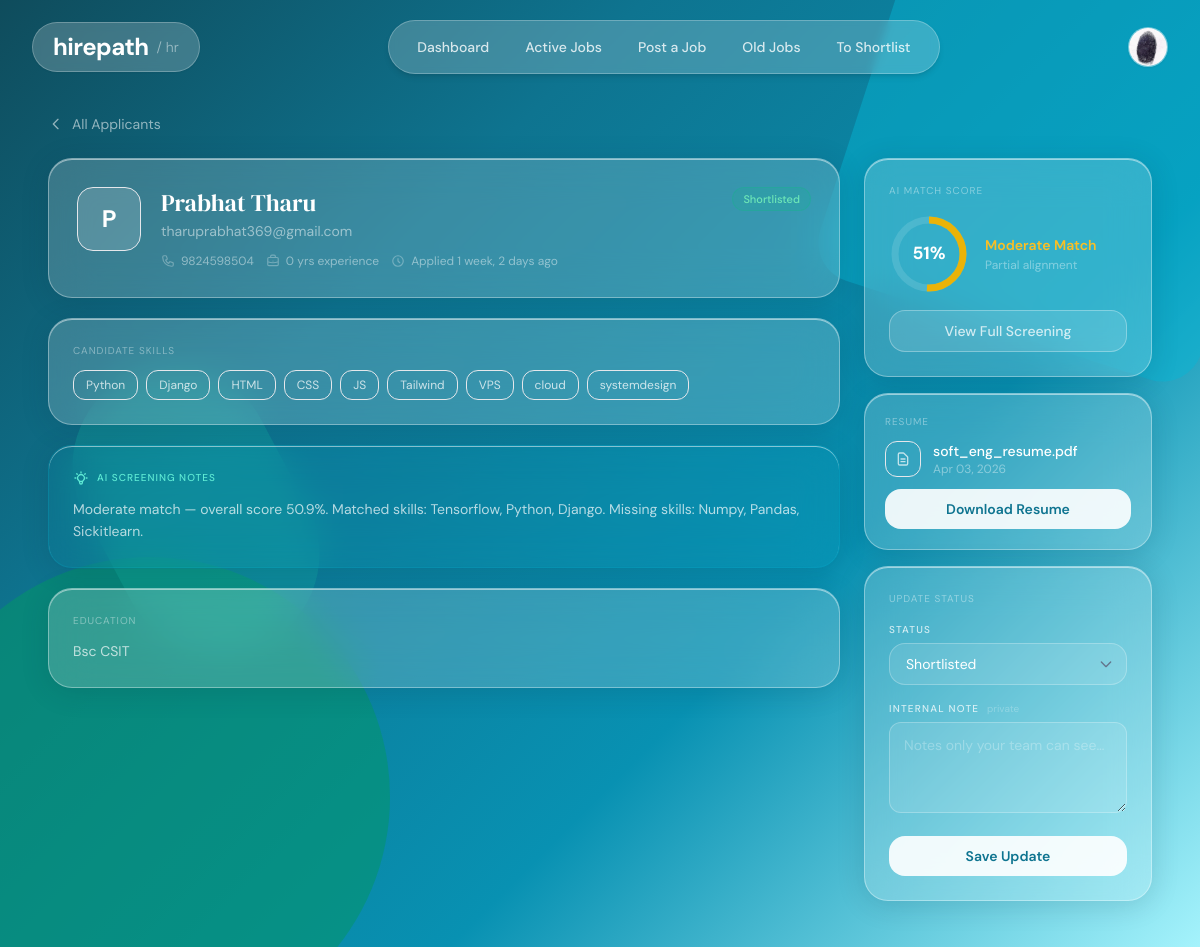
The page /applications/1/ (signed in) on the database its author committed.
### accounts/models.py (models this page shows, shortened)
class CompanyProfile(models.Model):
    user         = models.OneToOneField(User, on_delete=models.CASCADE)
    phone           = models.CharField(max_length=20, blank=True)
    company_name = models.CharField(max_length=255)
    description  = models.TextField()
    website      = models.URLField(blank=True, null=True)
    location     = models.CharField(max_length=255, blank=True, null=True)
    logo         = models.ImageField(upload_to='company_logos/', blank=True, null=True)

class CandidateProfile(models.Model):
    user            = models.OneToOneField(User, on_delete=models.CASCADE)
    phone           = models.CharField(max_length=20, blank=True)
    about           = models.TextField(blank=True)
    education       = models.TextField(blank=True)
    experience      = models.IntegerField(default=0)
    skills          = models.TextField(blank=True)
    profile_picture = models.ImageField(
                        upload_to='profile_pictures/',
                        blank=True,
                        null=True,
                      )

### applications/models.py (models this page shows, shortened)
class Application(models.Model):
    class Status(models.TextChoices):
        PENDING     = "pending",     "Pending Review"
        REVIEWED    = "reviewed",    "Reviewed"
        SHORTLISTED = "shortlisted", "Shortlisted"
        REJECTED    = "rejected",    "Rejected"
        HIRED       = "hired",       "Hired"
        WITHDRAWN   = "withdrawn",   "Withdrawn"   # ← was missing, caused 3 view crashes
    candidate    = models.ForeignKey(
                     'accounts.CandidateProfile',
                     on_delete=models.CASCADE,
                     related_name="applications",
                   )
    job          = models.ForeignKey(
                     'jobs.Job',
                     on_delete=models.CASCADE,
                     related_name="applications",
                   )
    resume       = models.ForeignKey(
                     Resume,
                     on_delete=models.SET_NULL,
                     null=True,
                     related_name="applications",
                   )
    cover_letter  = models.TextField(blank=True, help_text="Optional cover letter")
    match_score   = models.FloatField(default=0)
    status        = models.CharField(
                      max_length=20,
                      choices=Status.choices,
                      default=Status.PENDING,
                    )
    company_note  = models.TextField(blank=True)
    score_notes   = models.TextField(blank=True)
    status_note   = models.TextField(blank=True, help_text="Internal note visible to company only")
    applied_at    = models.DateTimeField(auto_now_add=True)
    updated_at    = models.DateTimeField(auto_now=True)
    class Meta:
        constraints = [
            models.UniqueConstraint(fields=["candidate", "job"], name="unique_application")
        ]
        ordering = ["-match_score", "-applied_at"]

class Resume(models.Model):
    candidate   = models.ForeignKey(
                    'accounts.CandidateProfile',
                    on_delete=models.CASCADE,
                    related_name="resumes",
                  )
    file        = models.FileField(upload_to="resumes/")
    label       = models.CharField(
                    max_length=100, blank=True,
                    help_text="Optional label, e.g. 'Software Engineer Resume v2'",
                  )
    uploaded_at = models.DateTimeField(auto_now_add=True)
    is_default  = models.BooleanField(default=False)
    class Meta:
        ordering = ["-uploaded_at"]
    @property
    def filename(self):
        return self.file.name.split("/")[-1]

### applications/views.py (the view)
# urls.py: path("<int:application_id>/",            views.application_detail,       name="application_detail"),
@login_required
def application_detail(request, application_id):
    company = _get_company(request)
    if not company:
        raise Http404
    application = get_object_or_404(
        Application.objects.select_related("candidate__user", "job__company", "resume"),
        id=application_id,
        job__company=company,
    )
    if request.method == "POST":
        old_status = application.status
        form = ApplicationStatusForm(request.POST, instance=application)
        if form.is_valid():
            updated = form.save()
            messages.success(request, "Application status updated.")
            if updated.status != old_status:
                _send_status_notification(updated)
            return redirect("application_detail", application_id=application.id)
    else:
        form = ApplicationStatusForm(instance=application)
    skills_list = [
        s.strip()
        for s in (application.candidate.skills or "").split(",")
        if s.strip()
    ]
    return render(request, "applications/application_detail.html", {
        "application": application,
        "form":        form,
        "skills_list": skills_list,
        "company":     company,
    })

### templates/applications/application_detail.html (shortened to what this page needs)
{% extends "company_base.html" %}
{% block main_content %}
<main class="max-w-6xl mx-auto px-4 md:px-6 pt-[12vh] pb-12 relative z-10">
  <a href="{% url 'view_applicants' application.job.id %}"
     class="inline-flex items-center gap-2 text-white/55 hover:text-white text-sm mb-6 transition-colors group">
    <svg class="w-4 h-4 group-hover:-translate-x-0.5 transition-transform" fill="none" stroke="currentColor" viewBox="0 0 24 24">
      <path stroke-linecap="round" stroke-linejoin="round" stroke-width="2" d="M15 19l-7-7 7-7"/>
    </svg>
    All Applicants
  </a>
  <div class="flex flex-col lg:flex-row gap-6 items-start">
    <div class="flex-1 min-w-0 flex flex-col gap-5">
      <div class="glass-card rounded-3xl p-7">
        <div class="flex items-start gap-5">
          <div class="w-16 h-16 rounded-2xl shrink-0 flex items-center justify-center font-bold text-2xl bg-white/15 border border-white/28 text-white select-none">
            {{ application.candidate.user.first_name|first|default:application.candidate.user.username|first|upper }}
          </div>
          <div class="flex-1 min-w-0">
            <div class="flex items-start justify-between gap-3">
              <div class="min-w-0">
                <h1 class="font-serif-display text-2xl text-white mb-0.5 truncate">
                  {{ application.candidate.user.get_full_name|default:application.candidate.user.username }}
                </h1>
                <p class="text-white/50 text-sm mb-3">{{ application.candidate.user.email }}</p>
              </div>
              <span class="badge badge-{{ application.status }} shrink-0">{{ application.get_status_display }}</span>
            </div>
            <div class="flex flex-wrap gap-3 text-xs text-white/45">
              {% if application.candidate.phone %}
              <span class="flex items-center gap-1.5">
                {{ application.candidate.phone }}
              </span>
              {% endif %}
              <span class="flex items-center gap-1.5">
                {{ application.candidate.experience }} yr{{ application.candidate.experience|pluralize }} experience
              </span>
              <span class="flex items-center gap-1.5">
                <svg class="w-3.5 h-3.5 text-white/30" fill="none" stroke="currentColor" viewBox="0 0 24 24">
                  <path stroke-linecap="round" stroke-linejoin="round" stroke-width="2" d="M12 8v4l3 3m6-3a9 9 0 11-18 0 9 9 0 0118 0z"/>
                </svg>
                Applied {{ application.applied_at|timesince }} ago
              </span>
            </div>
          </div>
        </div>
      </div>
      {% if skills_list %}
      <div class="glass-card rounded-3xl p-6">
        <p class="text-white/40 text-[10px] uppercase tracking-widest mb-3">Candidate Skills</p>
        <div class="flex flex-wrap gap-2">
          {% for skill in skills_list %}
          <span class="text-xs px-3 py-1.5 rounded-xl bg-white/12 border border-white/22 text-white/75">
            {{ skill }}
          </span>
          {% endfor %}
        </div>
      </div>
      {% endif %}
      {% if application.score_notes %}
      <div class="glass-card rounded-3xl p-6"
           style="background:rgba(6,182,212,0.06); border-color:rgba(6,182,212,0.20);">
        <div class="flex items-center gap-2 mb-3">
          <p class="text-teal-300 text-[10px] font-medium uppercase tracking-widest">AI Screening Notes</p>
        </div>
        <p class="text-white/70 text-sm leading-relaxed">{{ application.score_notes }}</p>
      </div>
      {% endif %}
      {% if application.candidate.education %}
      <div class="glass-card rounded-3xl p-6">
        <p class="text-white/40 text-[10px] uppercase tracking-widest mb-3">Education</p>
        <p class="text-white/70 text-sm leading-relaxed whitespace-pre-line">{{ application.candidate.education }}</p>
      </div>
      {% endif %}
    </div>
    <div class="w-full lg:w-72 shrink-0 flex flex-col gap-4">
      <div class="glass-card rounded-3xl p-6">
        <p class="text-white/40 text-[10px] uppercase tracking-widest mb-4">AI Match Score</p>
        <div class="flex items-center gap-4">
          <div class="score-ring shrink-0">
            {% with score=application.match_score %}
            <svg viewBox="0 0 80 80" width="80" height="80">
              <circle cx="40" cy="40" r="34" fill="none"
                      stroke="rgba(255,255,255,0.12)" stroke-width="7"/>
              <circle cx="40" cy="40" r="34" fill="none"
                      stroke="{% if score >= 75 %}#22c55e{% elif score >= 50 %}#eab308{% else %}#ef4444{% endif %}"
                      stroke-width="7"
                      style="stroke-dasharray: calc({{ score }} * 2.136) 213.6;"/>
            </svg>
            <div class="score-text">
              {% if score %}{{ score|floatformat:0 }}%{% else %}—{% endif %}
            </div>
            {% endwith %}
          </div>
          <div>
            {% if application.match_score >= 75 %}
            <p class="text-emerald-400 font-semibold text-sm">Strong Match</p>
            <p class="text-white/40 text-xs mt-0.5">High skill alignment</p>
            {% elif application.match_score >= 50 %}
            <p class="text-amber-400 font-semibold text-sm">Moderate Match</p>
            <p class="text-white/40 text-xs mt-0.5">Partial alignment</p>
            {% elif application.match_score > 0 %}
            <p class="text-red-400 font-semibold text-sm">Weak Match</p>
            <p class="text-white/40 text-xs mt-0.5">Low alignment</p>
            {% else %}
            <p class="text-white/40 font-semibold text-sm">Not Screened</p>
            <p class="text-white/30 text-xs mt-0.5">Run AI screening</p>
            {% endif %}
          </div>
        </div>
        {% if application.match_score %}
        <a href="{% url 'screening_result_detail' application.id %}"
           class="btn-outline w-full text-sm py-2.5 rounded-2xl block text-center mt-4">
          View Full Screening
        </a>
        {% endif %}
      </div>
      {% if application.resume %}
      <div class="glass-card rounded-3xl p-5">
        <p class="text-white/40 text-[10px] uppercase tracking-widest mb-3">Resume</p>
        <div class="flex items-center gap-3 mb-3">
          <div class="w-9 h-9 rounded-xl bg-white/12 border border-white/22 flex items-center justify-center shrink-0">
            <svg class="w-4 h-4 text-white/70" fill="none" stroke="currentColor" viewBox="0 0 24 24">
              <path stroke-linecap="round" stroke-linejoin="round" stroke-width="2"
                    d="M9 12h6m-6 4h6m2 5H7a2 2 0 01-2-2V5a2 2 0 012-2h5.586a1 1 0 01.707.293l5.414 5.414a1 1 0 01.293.707V19a2 2 0 01-2 2z"/>
            </svg>
          </div>
          <div class="min-w-0">
            <p class="text-white text-sm font-medium truncate">{{ application.resume.label|default:application.resume.filename }}</p>
            <p class="text-white/40 text-xs">{{ application.resume.uploaded_at|date:"M d, Y" }}</p>
          </div>
        </div>
        <a href="{{ application.resume.file.url }}" target="_blank"
           class="btn-teal w-full py-2.5 rounded-2xl text-sm block text-center">
          Download Resume
        </a>
      </div>
      {% endif %}
      <div class="glass-card rounded-3xl p-6">
        <p class="text-white/40 text-[10px] uppercase tracking-widest mb-4">Update Status</p>
        <form method="post">
          <div class="mb-4">
            <label class="form-label block mb-1.5">Status</label>
            <select name="status" class="form-input select-glass rounded-2xl px-4 py-2.5 text-sm">
              {% for val, label in form.fields.status.choices %}
              <option value="{{ val }}" {% if form.status.value == val %}selected{% endif %}>{{ label }}</option>
              {% endfor %}
            </select>
          </div>
          <div class="mb-4">
            <label class="form-label block mb-1.5">
              Internal Note
              <span class="normal-case tracking-normal text-white/25 text-[10px] font-normal ml-1">private</span>
            </label>
            <textarea name="company_note" class="form-input" rows="3"
                      placeholder="Notes only your team can see…">{{ form.company_note.value|default:'' }}</textarea>
          </div>
          <button type="submit" class="btn-teal w-full py-2.5 rounded-2xl text-sm">
            Save Update
          </button>
        </form>
      </div>
    </div>
  </div>
</main>
{% endblock %}

### templates/company_base.html (shortened to what this page needs)
<!DOCTYPE html>
<html lang="en">
<head>
  <script src="https://cdn.tailwindcss.com"></script>
</head>
<body class="min-h-screen">
  <div class="bg-canvas">
    <div class="shape-bl-teal"></div>
    <div class="shape-tr-teal"></div>
    <div class="shape-mid-teal"></div>
  </div>
  <header class="fixed top-0 left-0 w-full z-50">
    <div class="w-full px-4 md:px-8 flex items-center justify-between h-[10vh]">
      <a href="{% url 'company_dashboard' %}"
         class="flex items-center gap-2 backdrop-blur-sm bg-white/20 border border-white/25 rounded-full px-3 md:px-5 py-2 shadow-sm hover:bg-white/25 transition-all">
        <span class="text-xl md:text-2xl text-white tracking-tight font-bold">hirepath</span>
        <span class="hidden sm:block text-sm text-white/50 font-light">/ hr</span>
      </a>
      <nav class="hidden md:flex items-center gap-1 backdrop-blur-sm bg-white/20 border border-white/25 rounded-full px-3 py-2 shadow-md">
        <a href="{% url 'company_dashboard' %}"
           class="nav-link {% block nav_dashboard %}{% endblock %} px-4 py-2 rounded-full text-sm font-medium text-white/80 hover:text-white hover:bg-white/15 transition-all">
          Dashboard
        </a>
        <a href="{% url 'company_job_list' %}"
           class="nav-link {% block nav_jobs %}{% endblock %} px-4 py-2 rounded-full text-sm font-medium text-white/80 hover:text-white hover:bg-white/15 transition-all">
          Active Jobs
        </a>
         <a href="{% url 'create_job' %}"
          class="nav-link {% block nav_post_job %}{% endblock %} px-4 py-2 rounded-full text-sm font-medium text-white/80 hover:text-white hover:bg-white/15 transition-all">
          Post a Job
        </a>
        <a href="{% url 'old_jobs' %}"
          class="nav-link {% block nav_old_jobs %}{% endblock %} px-4 py-2 rounded-full text-sm font-medium text-white/80 hover:text-white hover:bg-white/15 transition-all">
          Old Jobs
        </a>
        <a href="{% url 'to_shortlist' %}"
          class="nav-link {% block nav_to_shortlist %}{% endblock %} px-4 py-2 rounded-full text-sm font-medium text-white/80 hover:text-white hover:bg-white/15 transition-all flex items-center gap-2">
          To Shortlist
        </a>
      </nav>
      <div class="flex items-center gap-2">
        {% block nav_avatar %}
        <a href="{% url 'company_edit_profile' %}" title="Edit Profile" class="h-10 w-10 rounded-full overflow-hidden backdrop-blur-md bg-white/20 border border-white/30 hover:bg-white/35 transition-all shadow-sm flex items-center justify-center text-white text-sm font-bold">
          {% if company and company.logo %}
            <img src="{{ company.logo.url }}"
                alt="Company Logo"
                class="w-full h-full object-cover">
          {% else %}
            {{ request.user.first_name|first|default:request.user.username|first|upper }}
            {{ request.user.last_name|first|upper }}
          {% endif %}
        </a>
        {% endblock %}
      </div>
    </div>
  </header>
  {% block main_content %}{% endblock %}
</body>
</html>

### rows shown on the page
CompanyProfile: logo (picture)
Application: candidate.user.first_name|first "P", candidate.user.get_full_name "Prabhat Tharu", candidate.user.email "tharuprabhat369@gmail.com", status "Shortlisted", candidate.phone "9824598504", candidate.experience "0", applied_at "1 week, 2 days", score_notes "Moderate match — overall score 50.9%. Matched skills: Tensorflow, Python, Django. Missing skills: Numpy, Pandas, Sickitlearn.", candidate.education "Bsc CSIT", match_score "51", resume.label "soft_eng_resume.pdf", resume.uploaded_at "Apr 03, 2026"

### other values the page prints
{{ skill }} "Python" "Django" "HTML" "CSS" "JS" "Tailwind" "VPS" "cloud" "systemdesign"
